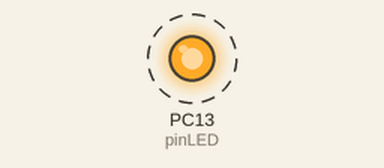
The sketch below on a simulated STM32 Blue Pill. Shown: output pins drawn as LEDs (lit = HIGH). Dashed ring = blinking. What the sketch prints to the serial monitor is not drawn.

Above: at 0.2 s.
Timing chart, 0 to 3.0 s (numbered marks = the images above):
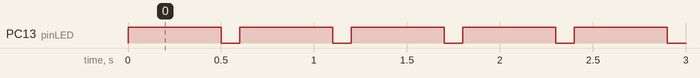

Measured:
- by itself, PC13 (pinLED): alternates HIGH for 0.50 s and LOW for 0.10 s

The sketch:

STM32_led_hello.ino
```cpp
#define pinLED PC13

void setup() {
  Serial.begin(9600);
  pinMode(pinLED, OUTPUT);
  Serial.println("START");
}

void loop() {
  digitalWrite(pinLED, HIGH);
  delay(500);
  digitalWrite(pinLED, LOW);
    delay(100);
  Serial.println("Hello World");
}
```
